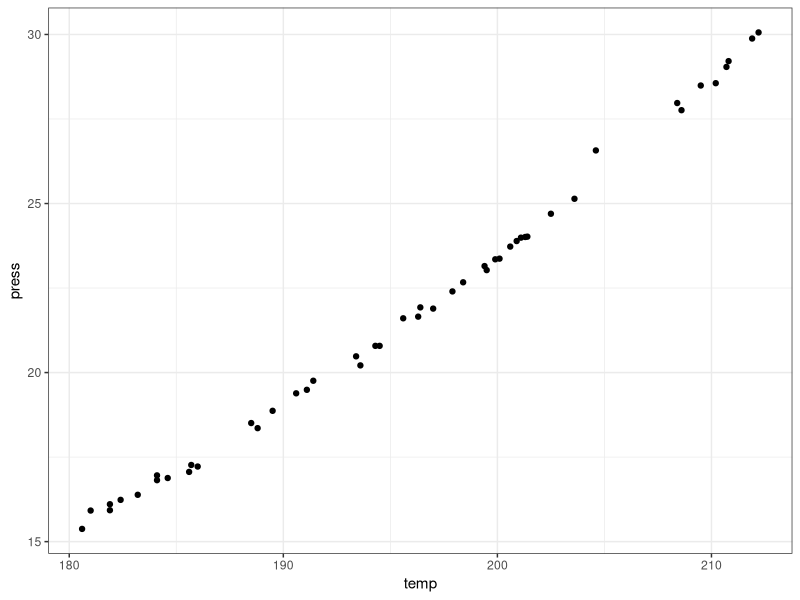
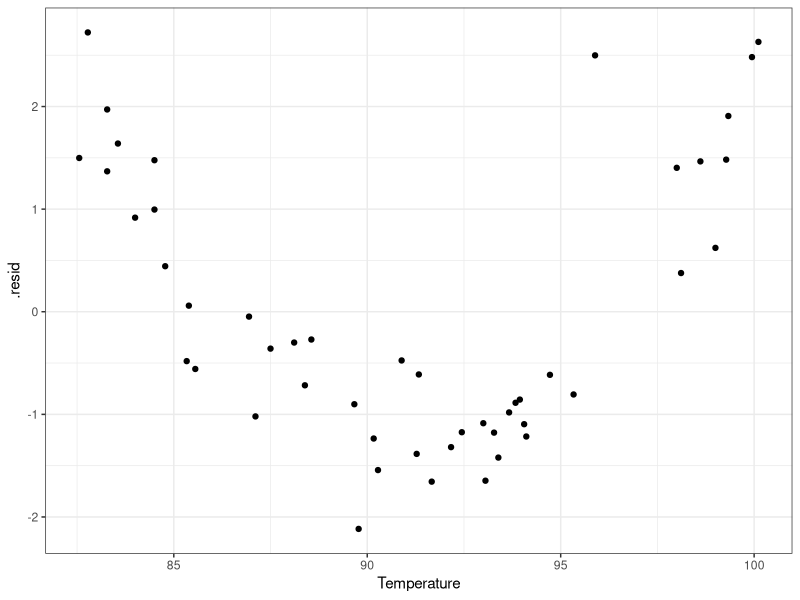
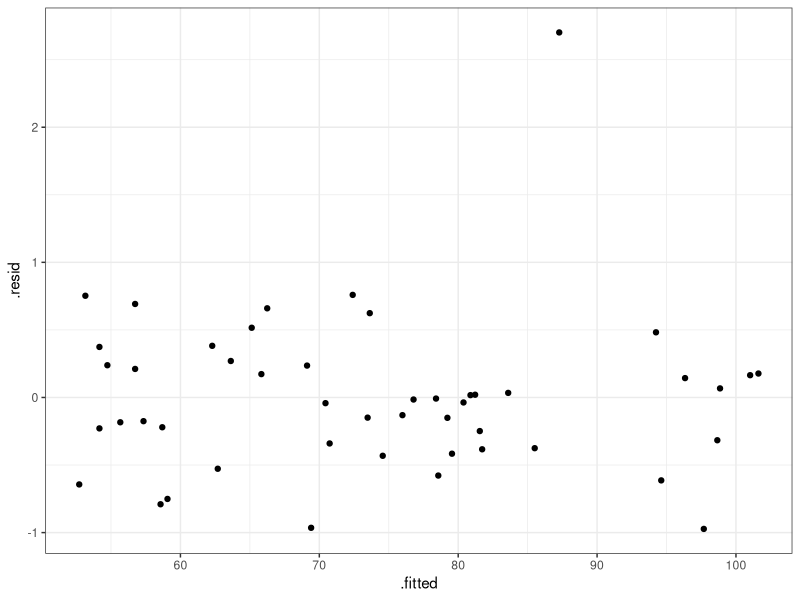
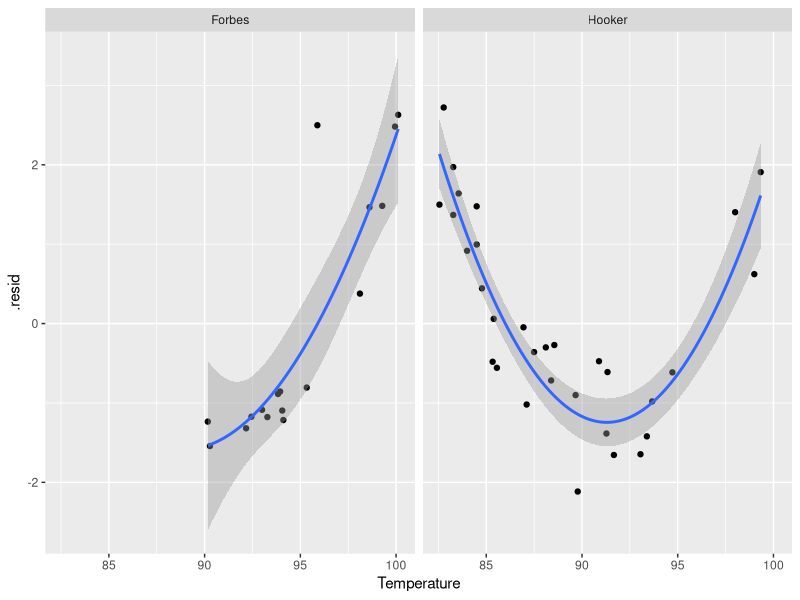
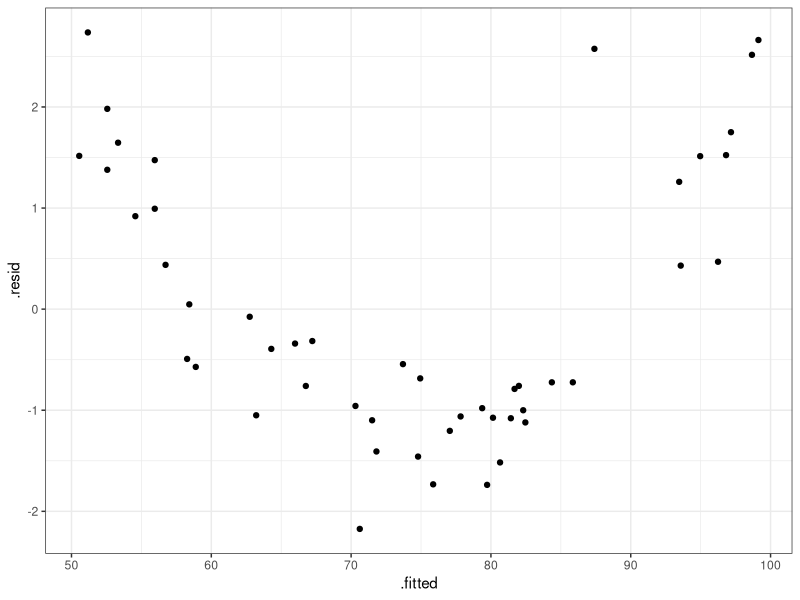
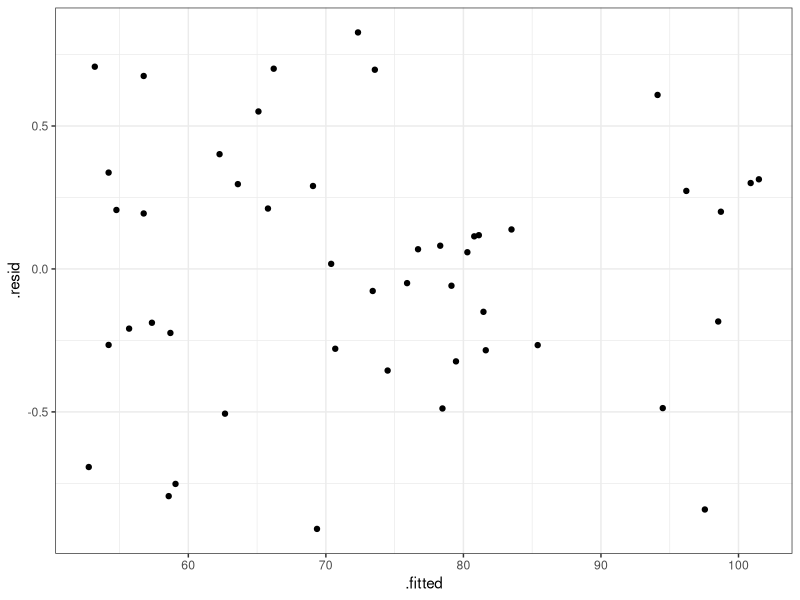
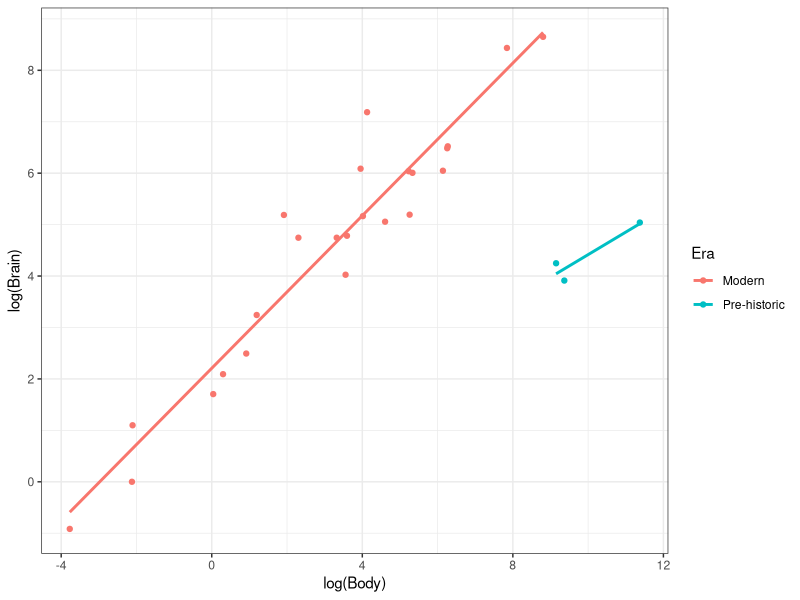
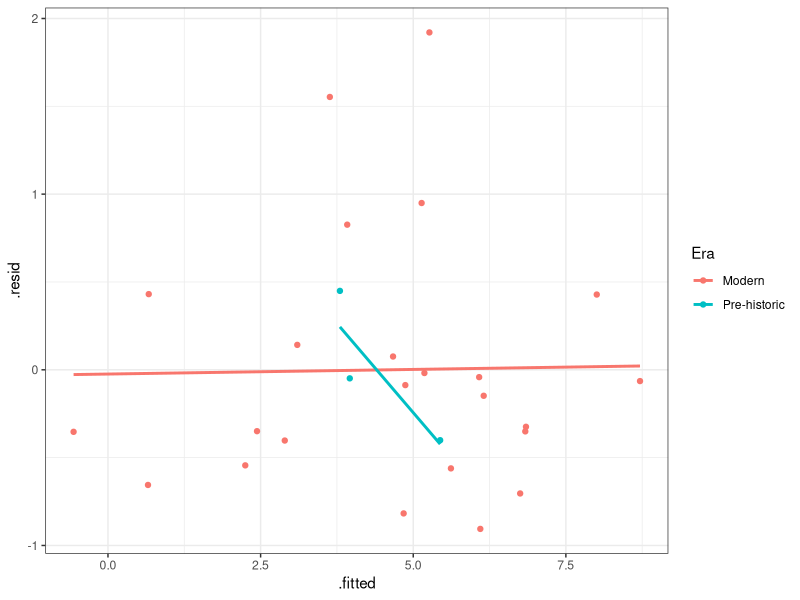

The R source for these figures, in order:
#Model Refinement

library(tidyverse)
library(broom) #for lm stuff

animals <- read_csv("animals.csv")
eco <- read_csv("Ecologyv2.csv")
BP <- read_csv("BP.csv")

ggplot(BP, aes(x=temp, y= press)) +geom_point() +theme_bw()

BP.lm <- lm(data=BP, Pressure ~ Temperature)

fortify(BP.lm) %>% ggplot(aes(x=Temperature, y = .resid)) +
  geom_point() + theme_bw()

BP.sum <- summary(BP.lm)
BP.sum$coefficients
BP.sum$r.squared
BP.sum$sigma

BP.lm.poly <- lm(data=BP, Pressure ~ poly(Temperature,2, raw = T))
summary(BP.lm.poly)

fortify(BP.lm.poly) %>% ggplot(aes(x=.fitted, y = .resid)) +
  geom_point() + theme_bw()


augment(BP.lm, BP) %>% 
  ggplot(aes(x=Temperature, y=.resid)) + geom_point() +
  geom_smooth( method = "lm", formula = y ~ poly(x,2)) +
  facet_grid(.~Source)


BP_lm3 <- lm(data = BP, Pressure ~ Temperature + Source)
fortify(BP_lm3) %>% ggplot(aes(x=.fitted, y = .resid)) +
  geom_point() + theme_bw()



i.max <- which.max(abs(residuals(BP.lm.poly))) #abs is absoulute value(drops negative) 
i.max #in this case pbservation 12 is the one we need to drop

BP.lm.poly.outlier <- lm(data=BP[-i.max, ], #in R we use square brackets to access invdividual cells, it goes row then Col
                         Pressure ~ poly(Temperature,2, raw = T))

fortify(BP.lm.poly.outlier) %>% ggplot(aes(x=.fitted, y = .resid)) +
  geom_point() + theme_bw()

BP.lm.outlier <- lm(data=BP[-i.max, ], Pressure ~ Temperature)

anova(BP.lm.outlier, BP.lm.poly.outlier)

BP.lm.poly.int.outlier <- lm(data=BP[-i.max, ],
                             Pressure ~ poly(Temperature,2)*Source)
anova(BP.lm.poly.outlier, BP.lm.poly.int.outlier)

#physics model
BP.lm.log <- lm(data=BP[-i.max, ],
                log(Pressure) ~ Temperature)

#Biological model
bb.lm <- lm(data=animals, log(Brain) ~ log(Body))
glance(bb.lm)
summary(bb.lm)

augment(bb.lm, animals) %>% ggplot(aes(x=log(Body), y= log(Brain), colour = Era)) +
  geom_smooth(method = "lm", se = F) +
  geom_point() + theme_bw()

bb.lm.p <- lm(data=animals, log(Brain) ~ log(Body) + Era)
summary(bb.lm.p)

augment(bb.lm.p, animals) %>% ggplot(aes(x=.fitted, y = .resid, colour = Era)) +
  geom_smooth(method = "lm", se = F) +
  geom_point() + theme_bw()
library(kableExtra)
bb.lm.order <- lm(data=animals, log(Brain) ~ log(Body) +Order)

tidy(bb.lm.order, conf.int = 95) %>% kable(format = "pandoc")
